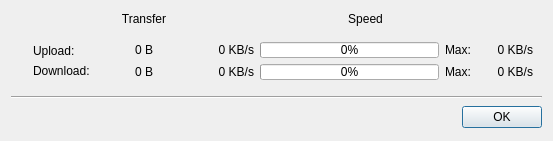
<?xml version="1.0" encoding="UTF-8"?>
<ui version="4.0">
 <class>NetTransferDialogClass</class>
 <widget class="QDialog" name="NetTransferDialogClass">
  <property name="geometry">
   <rect>
    <x>0</x>
    <y>0</y>
    <width>553</width>
    <height>141</height>
   </rect>
  </property>
  <property name="minimumSize">
   <size>
    <width>553</width>
    <height>141</height>
   </size>
  </property>
  <property name="maximumSize">
   <size>
    <width>553</width>
    <height>141</height>
   </size>
  </property>
  <property name="windowTitle">
   <string>Network transfer</string>
  </property>
  <property name="windowIcon">
   <iconset resource="images.qrc">
    <normaloff>:/images/16_up_down.png</normaloff>:/images/16_up_down.png</iconset>
  </property>
  <layout class="QGridLayout" name="gridLayout_3">
   <item row="3" column="0" colspan="5">
    <layout class="QHBoxLayout" name="horizontalLayout">
     <item>
      <spacer name="horizontalSpacer">
       <property name="orientation">
        <enum>Qt::Horizontal</enum>
       </property>
       <property name="sizeHint" stdset="0">
        <size>
         <width>40</width>
         <height>20</height>
        </size>
       </property>
      </spacer>
     </item>
     <item>
      <widget class="QPushButton" name="pushButtonOk">
       <property name="text">
        <string>OK</string>
       </property>
       <property name="icon">
        <iconset resource="images.qrc">
         <normaloff>:/images/o_ok.png</normaloff>:/images/o_ok.png</iconset>
       </property>
       <property name="autoDefault">
        <bool>false</bool>
       </property>
       <property name="default">
        <bool>true</bool>
       </property>
      </widget>
     </item>
    </layout>
   </item>
   <item row="0" column="2" colspan="3">
    <widget class="QLabel" name="label_2">
     <property name="sizePolicy">
      <sizepolicy hsizetype="Preferred" vsizetype="Fixed">
       <horstretch>0</horstretch>
       <verstretch>0</verstretch>
      </sizepolicy>
     </property>
     <property name="text">
      <string>Speed</string>
     </property>
     <property name="alignment">
      <set>Qt::AlignCenter</set>
     </property>
    </widget>
   </item>
   <item row="1" column="2" colspan="3">
    <widget class="QFrame" name="frame">
     <property name="frameShadow">
      <enum>QFrame::Plain</enum>
     </property>
     <layout class="QGridLayout" name="gridLayout_2">
      <item row="0" column="0">
       <widget class="QLabel" name="labelUpSpeed">
        <property name="minimumSize">
         <size>
          <width>56</width>
          <height>0</height>
         </size>
        </property>
        <property name="frameShape">
         <enum>QFrame::NoFrame</enum>
        </property>
        <property name="text">
         <string>0 KB/s</string>
        </property>
        <property name="alignment">
         <set>Qt::AlignRight|Qt::AlignTrailing|Qt::AlignVCenter</set>
        </property>
       </widget>
      </item>
      <item row="0" column="1">
       <widget class="QProgressBar" name="progressBarUp">
        <property name="sizePolicy">
         <sizepolicy hsizetype="Expanding" vsizetype="Fixed">
          <horstretch>0</horstretch>
          <verstretch>0</verstretch>
         </sizepolicy>
        </property>
        <property name="maximumSize">
         <size>
          <width>16777215</width>
          <height>16</height>
         </size>
        </property>
        <property name="value">
         <number>0</number>
        </property>
       </widget>
      </item>
      <item row="1" column="0">
       <widget class="QLabel" name="labelDownSpeed">
        <property name="minimumSize">
         <size>
          <width>56</width>
          <height>0</height>
         </size>
        </property>
        <property name="frameShape">
         <enum>QFrame::NoFrame</enum>
        </property>
        <property name="text">
         <string>0 KB/s</string>
        </property>
        <property name="alignment">
         <set>Qt::AlignRight|Qt::AlignTrailing|Qt::AlignVCenter</set>
        </property>
       </widget>
      </item>
      <item row="1" column="1">
       <widget class="QProgressBar" name="progressBarDown">
        <property name="sizePolicy">
         <sizepolicy hsizetype="Expanding" vsizetype="Fixed">
          <horstretch>0</horstretch>
          <verstretch>0</verstretch>
         </sizepolicy>
        </property>
        <property name="maximumSize">
         <size>
          <width>16777215</width>
          <height>16</height>
         </size>
        </property>
        <property name="value">
         <number>0</number>
        </property>
       </widget>
      </item>
      <item row="0" column="3">
       <widget class="QLabel" name="labelMaxUp">
        <property name="sizePolicy">
         <sizepolicy hsizetype="Fixed" vsizetype="Preferred">
          <horstretch>0</horstretch>
          <verstretch>0</verstretch>
         </sizepolicy>
        </property>
        <property name="minimumSize">
         <size>
          <width>56</width>
          <height>0</height>
         </size>
        </property>
        <property name="maximumSize">
         <size>
          <width>16777215</width>
          <height>16</height>
         </size>
        </property>
        <property name="text">
         <string>0 KB/s</string>
        </property>
        <property name="alignment">
         <set>Qt::AlignRight|Qt::AlignTrailing|Qt::AlignVCenter</set>
        </property>
       </widget>
      </item>
      <item row="1" column="3">
       <widget class="QLabel" name="labelMaxDown">
        <property name="sizePolicy">
         <sizepolicy hsizetype="Fixed" vsizetype="Preferred">
          <horstretch>0</horstretch>
          <verstretch>0</verstretch>
         </sizepolicy>
        </property>
        <property name="minimumSize">
         <size>
          <width>56</width>
          <height>0</height>
         </size>
        </property>
        <property name="maximumSize">
         <size>
          <width>16777215</width>
          <height>16</height>
         </size>
        </property>
        <property name="text">
         <string>0 KB/s</string>
        </property>
        <property name="alignment">
         <set>Qt::AlignRight|Qt::AlignTrailing|Qt::AlignVCenter</set>
        </property>
       </widget>
      </item>
      <item row="0" column="2">
       <widget class="QLabel" name="label_3">
        <property name="text">
         <string>Max:</string>
        </property>
       </widget>
      </item>
      <item row="1" column="2">
       <widget class="QLabel" name="label_4">
        <property name="text">
         <string>Max:</string>
        </property>
       </widget>
      </item>
     </layout>
    </widget>
   </item>
   <item row="1" column="1">
    <widget class="QFrame" name="frame_2">
     <property name="sizePolicy">
      <sizepolicy hsizetype="Fixed" vsizetype="Fixed">
       <horstretch>0</horstretch>
       <verstretch>0</verstretch>
      </sizepolicy>
     </property>
     <property name="frameShape">
      <enum>QFrame::NoFrame</enum>
     </property>
     <property name="frameShadow">
      <enum>QFrame::Plain</enum>
     </property>
     <layout class="QGridLayout" name="gridLayout">
      <item row="0" column="0">
       <widget class="QLabel" name="labelUp">
        <property name="sizePolicy">
         <sizepolicy hsizetype="Fixed" vsizetype="Preferred">
          <horstretch>0</horstretch>
          <verstretch>0</verstretch>
         </sizepolicy>
        </property>
        <property name="minimumSize">
         <size>
          <width>60</width>
          <height>16</height>
         </size>
        </property>
        <property name="maximumSize">
         <size>
          <width>16777215</width>
          <height>16</height>
         </size>
        </property>
        <property name="frameShape">
         <enum>QFrame::NoFrame</enum>
        </property>
        <property name="text">
         <string>0 B</string>
        </property>
        <property name="alignment">
         <set>Qt::AlignCenter</set>
        </property>
       </widget>
      </item>
      <item row="1" column="0">
       <widget class="QLabel" name="labelDown">
        <property name="sizePolicy">
         <sizepolicy hsizetype="Fixed" vsizetype="Preferred">
          <horstretch>0</horstretch>
          <verstretch>0</verstretch>
         </sizepolicy>
        </property>
        <property name="minimumSize">
         <size>
          <width>60</width>
          <height>16</height>
         </size>
        </property>
        <property name="maximumSize">
         <size>
          <width>16777215</width>
          <height>16</height>
         </size>
        </property>
        <property name="frameShape">
         <enum>QFrame::NoFrame</enum>
        </property>
        <property name="frameShadow">
         <enum>QFrame::Plain</enum>
        </property>
        <property name="text">
         <string>0 B</string>
        </property>
        <property name="alignment">
         <set>Qt::AlignCenter</set>
        </property>
       </widget>
      </item>
     </layout>
    </widget>
   </item>
   <item row="1" column="0">
    <widget class="QFrame" name="frame_3">
     <property name="sizePolicy">
      <sizepolicy hsizetype="Fixed" vsizetype="Fixed">
       <horstretch>0</horstretch>
       <verstretch>0</verstretch>
      </sizepolicy>
     </property>
     <property name="frameShape">
      <enum>QFrame::NoFrame</enum>
     </property>
     <property name="frameShadow">
      <enum>QFrame::Raised</enum>
     </property>
     <layout class="QGridLayout" name="gridLayout_4">
      <item row="1" column="0">
       <layout class="QHBoxLayout" name="horizontalLayout_3">
        <item>
         <widget class="QLabel" name="label_10">
          <property name="sizePolicy">
           <sizepolicy hsizetype="Fixed" vsizetype="Preferred">
            <horstretch>0</horstretch>
            <verstretch>0</verstretch>
           </sizepolicy>
          </property>
          <property name="text">
           <string/>
          </property>
          <property name="pixmap">
           <pixmap resource="images.qrc">:/images/o_down.png</pixmap>
          </property>
          <property name="scaledContents">
           <bool>true</bool>
          </property>
         </widget>
        </item>
        <item>
         <widget class="QLabel" name="label_8">
          <property name="sizePolicy">
           <sizepolicy hsizetype="Preferred" vsizetype="Preferred">
            <horstretch>0</horstretch>
            <verstretch>0</verstretch>
           </sizepolicy>
          </property>
          <property name="maximumSize">
           <size>
            <width>16777215</width>
            <height>16</height>
           </size>
          </property>
          <property name="text">
           <string>Download:</string>
          </property>
         </widget>
        </item>
       </layout>
      </item>
      <item row="0" column="0">
       <layout class="QHBoxLayout" name="horizontalLayout_2">
        <item>
         <widget class="QLabel" name="label_9">
          <property name="sizePolicy">
           <sizepolicy hsizetype="Fixed" vsizetype="Preferred">
            <horstretch>0</horstretch>
            <verstretch>0</verstretch>
           </sizepolicy>
          </property>
          <property name="text">
           <string/>
          </property>
          <property name="pixmap">
           <pixmap resource="images.qrc">:/images/o_up.png</pixmap>
          </property>
          <property name="scaledContents">
           <bool>true</bool>
          </property>
         </widget>
        </item>
        <item>
         <widget class="QLabel" name="label_7">
          <property name="sizePolicy">
           <sizepolicy hsizetype="Preferred" vsizetype="Preferred">
            <horstretch>0</horstretch>
            <verstretch>0</verstretch>
           </sizepolicy>
          </property>
          <property name="maximumSize">
           <size>
            <width>16777215</width>
            <height>16</height>
           </size>
          </property>
          <property name="text">
           <string>Upload:</string>
          </property>
         </widget>
        </item>
       </layout>
      </item>
     </layout>
    </widget>
   </item>
   <item row="0" column="1">
    <widget class="QLabel" name="label">
     <property name="sizePolicy">
      <sizepolicy hsizetype="Preferred" vsizetype="Fixed">
       <horstretch>0</horstretch>
       <verstretch>0</verstretch>
      </sizepolicy>
     </property>
     <property name="text">
      <string>Transfer</string>
     </property>
     <property name="alignment">
      <set>Qt::AlignCenter</set>
     </property>
    </widget>
   </item>
   <item row="2" column="0" colspan="5">
    <widget class="Line" name="line">
     <property name="orientation">
      <enum>Qt::Horizontal</enum>
     </property>
    </widget>
   </item>
  </layout>
 </widget>
 <resources>
  <include location="images.qrc"/>
 </resources>
 <connections/>
</ui>
